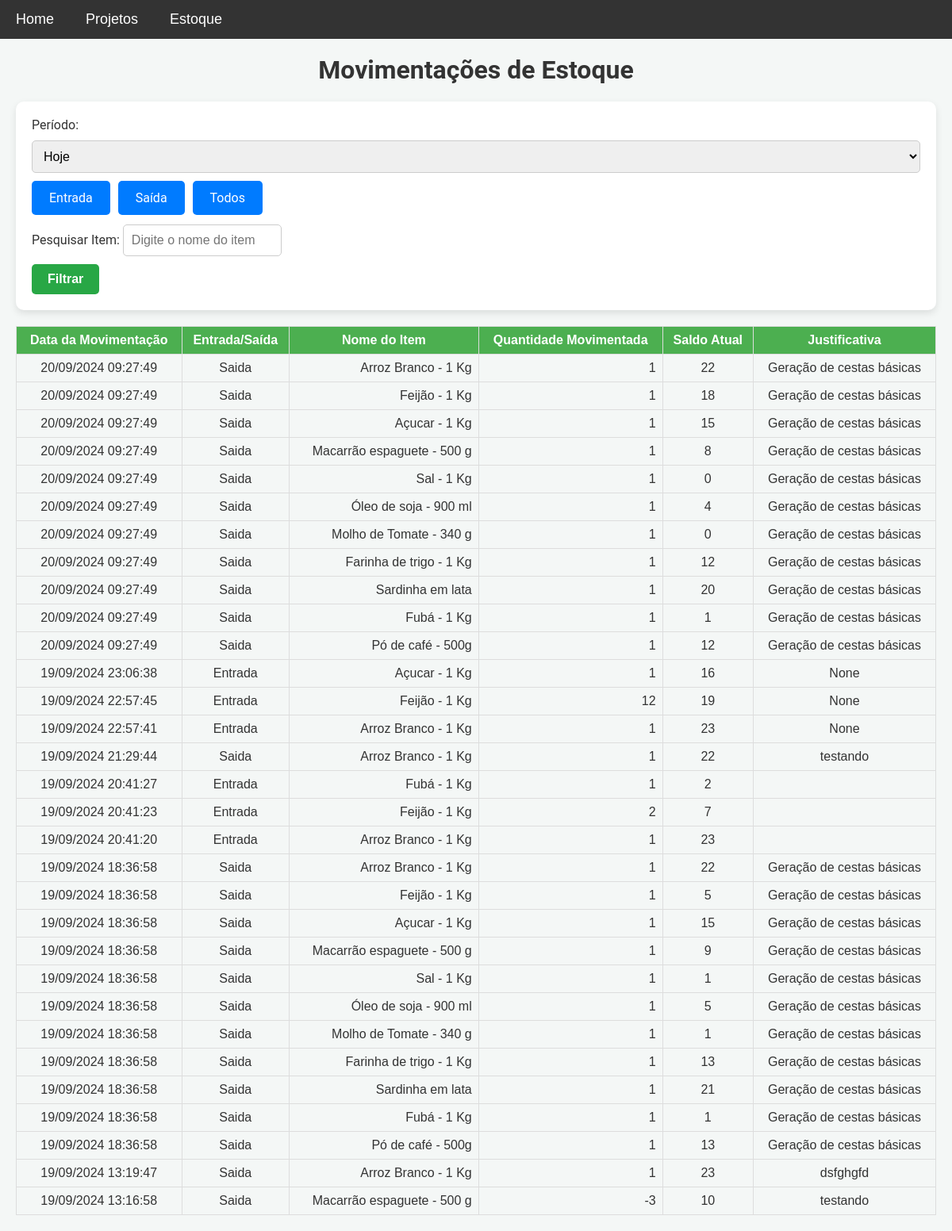
Page /movimentacoes on the earlier database version.
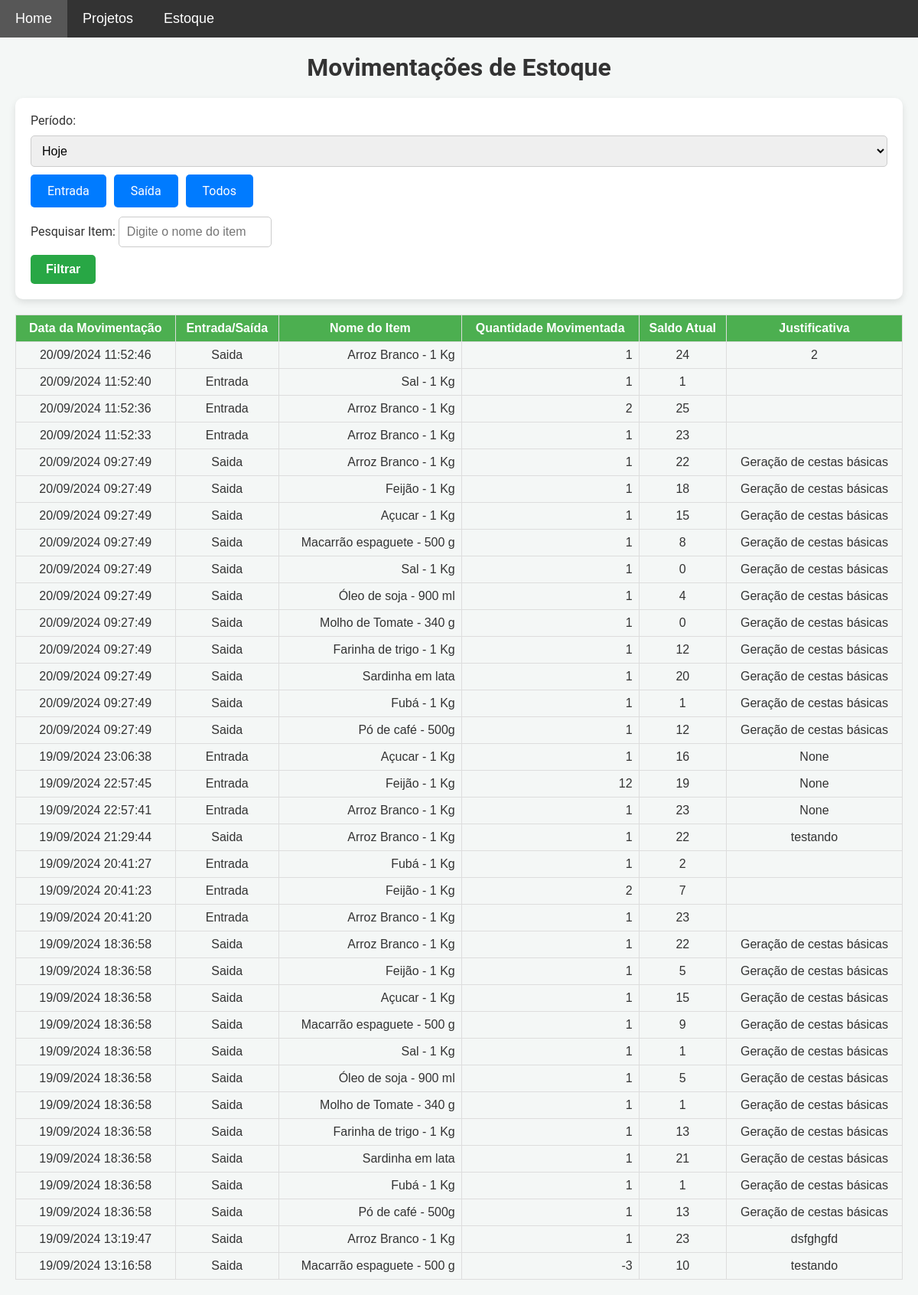
Same page on the later database version.
### models.py (models this page shows)
class MovimentacaoEstoque(db.Model):
    __table_args__ = {'extend_existing': True}
    id = db.Column(db.Integer, primary_key=True)
    item_id = db.Column(db.Integer, db.ForeignKey('item.id'), nullable=False)
    tipo_movimentacao = db.Column(db.String(10), nullable=False)  # 'entrada' ou 'saida'
    quantidade = db.Column(db.Integer, nullable=False)
    data_hora = db.Column(db.DateTime, default=datetime.utcnow)
    justificativa = db.Column(db.String(255), nullable=True, default='')  # Define string vazia como padrão
    saldo_atual = db.Column(db.Integer, nullable=False)  # Adiciona o campo saldo atual
    item = db.relationship('Item', backref=db.backref('movimentacoes', lazy=True))

class Item(db.Model):
    __table_args__ = {'extend_existing': True}  # Estende a tabela existente ao invés de tentar recriá-la
    id = db.Column(db.Integer, primary_key=True)
    nome = db.Column(db.String(100), nullable=False)
    descricao = db.Column(db.Text, nullable=False)
    categoria = db.Column(db.String(50), nullable=False)
    quantidade = db.Column(db.Integer, nullable=False, default=0)
    preco = db.Column(db.Float, nullable=False)

### app.py (the view, shortened to what this page needs)
@app.route('/movimentacoes', methods=['GET'])
def movimentacoes_estoque():
    periodo = request.args.get('periodo')  # Obtém o filtro de período
    tipo_movimentacao = request.args.get('tipo_movimentacao', 'todos')  # Filtro para o tipo de movimentação
    nome_item = request.args.get('nome_item', '').strip()  # Filtro para o nome do item
    query = MovimentacaoEstoque.query.join(Item)
    hoje = datetime.now(tz).date()  # Data de hoje no fuso horário definido
    if periodo == 'hoje':
        query = query.filter(db.func.date(MovimentacaoEstoque.data_hora) == hoje)
    elif periodo == 'semana':
        inicio_semana = hoje - timedelta(days=hoje.weekday())
        query = query.filter(MovimentacaoEstoque.data_hora >= inicio_semana)
    elif periodo == 'mes':
        query = query.filter(db.extract('month', MovimentacaoEstoque.data_hora) == hoje.month, db.extract('year', MovimentacaoEstoque.data_hora) == hoje.year)
    elif periodo == 'ano':
        query = query.filter(db.extract('year', MovimentacaoEstoque.data_hora) == hoje.year)
    elif periodo == 'ultimos_30_dias':
        ultimos_30_dias = hoje - timedelta(days=30)
        query = query.filter(MovimentacaoEstoque.data_hora >= ultimos_30_dias)
    elif periodo == 'ultimos_12_meses':
        ultimos_12_meses = hoje.replace(year=hoje.year - 1)
        query = query.filter(MovimentacaoEstoque.data_hora >= ultimos_12_meses)
    if tipo_movimentacao in ['entrada', 'saida']:
        query = query.filter(MovimentacaoEstoque.tipo_movimentacao == tipo_movimentacao)
    movimentacoes = query.order_by(MovimentacaoEstoque.data_hora.desc()).all()
    if nome_item:
        nome_item_normalizado = remover_acentos(nome_item).lower()
        movimentacoes = [m for m in movimentacoes if remover_acentos(m.item.nome).lower().find(nome_item_normalizado) != -1]
    return render_template('movimentacoes.html', movimentacoes=movimentacoes, tz=tz)  # Renderiza o template com as movimentações

### templates/movimentacoes.html (shortened to what this page needs)
{% extends 'base.html' %}
{% block content %}
    <h1>Movimentações de Estoque</h1>
    <form method="GET" action="{{ url_for('movimentacoes_estoque') }}">
        <label for="periodo">Período:</label>
        <select name="periodo" id="periodo" onchange="togglePeriodoPersonalizado(this.value)">
            <option value="hoje" {% if request.args.get('periodo') == 'hoje' %}selected{% endif %}>Hoje</option>
        </select>
        <div class="radio-buttons">
            <label for="entrada" class="btn">Entrada</label>
            <label for="saida" class="btn">Saída</label>
            <label for="todos" class="btn">Todos</label>
        </div>
        <div class="search-bar">
            <label for="nome_item">Pesquisar Item:</label>
            <input type="text" name="nome_item" id="nome_item" placeholder="Digite o nome do item" value="{{ request.args.get('nome_item', '') }}">
        </div>
        <button type="submit">Filtrar</button>
    </form>
    <table class="estoque-table">
        <thead>
            <tr>
                <th>Data da Movimentação</th>
                <th>Entrada/Saída</th>
                <th>Nome do Item</th>
                <th>Quantidade Movimentada</th>
                <th>Saldo Atual</th>
                <th>Justificativa</th>
            </tr>
        </thead>
        <tbody>
            {% for movimentacao in movimentacoes %}
            <tr>
                <td>{{ movimentacao.data_hora.astimezone(tz).strftime('%d/%m/%Y %H:%M:%S') }}</td>
                <td>{{ movimentacao.tipo_movimentacao | capitalize }}</td>
                <td>{{ movimentacao.item.nome }}</td>
                <td>{{ movimentacao.quantidade }}</td>
                <td>{{ movimentacao.saldo_atual }}</td>
                <td>{{ movimentacao.justificativa }}</td>
            </tr>
            {% endfor %}
        </tbody>
    </table>
{% endblock %}

### templates/base.html (shortened to what this page needs)
<!DOCTYPE html>
<html lang="pt-BR">
<head>
    <link rel="stylesheet" href="{{ url_for('static', filename='css/style.css') }}">
</head>
<body>
    <nav class="navbar">
        <ul class="main-menu">
            <li><a href="{{ url_for('home') }}">Home</a></li>
            <li class="dropdown">
                <a href="javascript:void(0)" class="dropbtn">Projetos</a>
            </li>
            <li class="dropdown">
                <a href="javascript:void(0)" class="dropbtn">Estoque</a>
            </li>
        </ul>
    </nav>
    <div class="content">
        {% block content %}{% endblock %}
    </div>
</body>
</html>

### static/css/style.css (style rules this page uses)
body { font-family: 'Roboto', sans-serif; background-color: #f4f7f6; margin: 0; padding: 0; color: #333; }
h1, h3 { text-align: center; margin-top: 0; }
a { text-decoration: none; color: white; transition: background-color 0.3s ease; }
.content { padding: 20px; }
form { background-color: white; padding: 20px; border-radius: 10px; box-shadow: 0 4px 10px rgba(0, 0, 0, 0.1); margin-bottom: 20px; }
input[type="text"], input[type="date"], textarea, select { width: 100%; padding: 10px; margin: 10px 0; border: 1px solid #ccc; border-radius: 5px; font-size: 16px; box-sizing: border-box; }
form input[type="text"], form input[type="date"] { max-width: 200px; display: inline-block; margin-right: 10px; }
button { padding: 10px 20px; background-color: #28a745; color: white; border: none; border-radius: 5px; font-size: 16px; font-weight: bold; cursor: pointer; transition: background-color 0.3s ease; }
.estoque-table { width: 100%; border-collapse: collapse; margin-top: 20px; font-family: Arial, sans-serif; }
.estoque-table th, .estoque-table td { border: 1px solid #ddd; padding: 8px; }
.estoque-table th { background-color: #4CAF50; color: white; text-align: center; font-weight: bold; }
.estoque-table td { text-align: center; }
.estoque-table td:nth-child(3), .estoque-table td:nth-child(4) { text-align: right; }
.search-bar input { width: 100%; padding: 12px; margin-top: 12px; font-size: 16px; border: 1px solid #ccc; border-radius: 5px; }
.navbar { background-color: #333; font-family: Arial, sans-serif; display: flex; align-items: center; position: relative; z-index: 1000; }
.navbar ul { list-style-type: none; margin: 0; padding: 0; display: flex; flex-wrap: wrap; }
.navbar ul li { position: relative; }
.navbar ul.main-menu > li > a { display: block; color: white; text-align: center; padding: 14px 20px; text-decoration: none; font-size: 18px; }
.radio-buttons { display: flex; gap: 10px; }
.btn { display: inline-block; padding: 10px 20px; background-color: #007bff; color: white; border: 2px solid transparent; border-radius: 5px; cursor: pointer; transition: background-color 0.3s ease, color 0.3s ease; }
input[type="text"], input[type="date"], textarea, select { width: 100%; padding: 10px; margin-bottom: 10px; border: 1px solid #ccc; border-radius: 5px; font-size: 16px; }

Differences in the rows shown:
added MovimentacaoEstoque: data_hora.astimezone "20/09/2024 11:52:46", tipo_movimentacao "Saida", item.nome "Arroz Branco - 1 Kg", quantidade "1", saldo_atual "24", justificativa "2"
added MovimentacaoEstoque: data_hora.astimezone "20/09/2024 11:52:40", tipo_movimentacao "Entrada", item.nome "Sal - 1 Kg", quantidade "1", saldo_atual "1"
added MovimentacaoEstoque: data_hora.astimezone "20/09/2024 11:52:36", tipo_movimentacao "Entrada", item.nome "Arroz Branco - 1 Kg", quantidade "2", saldo_atual "25"
added MovimentacaoEstoque: data_hora.astimezone "20/09/2024 11:52:33", tipo_movimentacao "Entrada", item.nome "Arroz Branco - 1 Kg", quantidade "1", saldo_atual "23"
